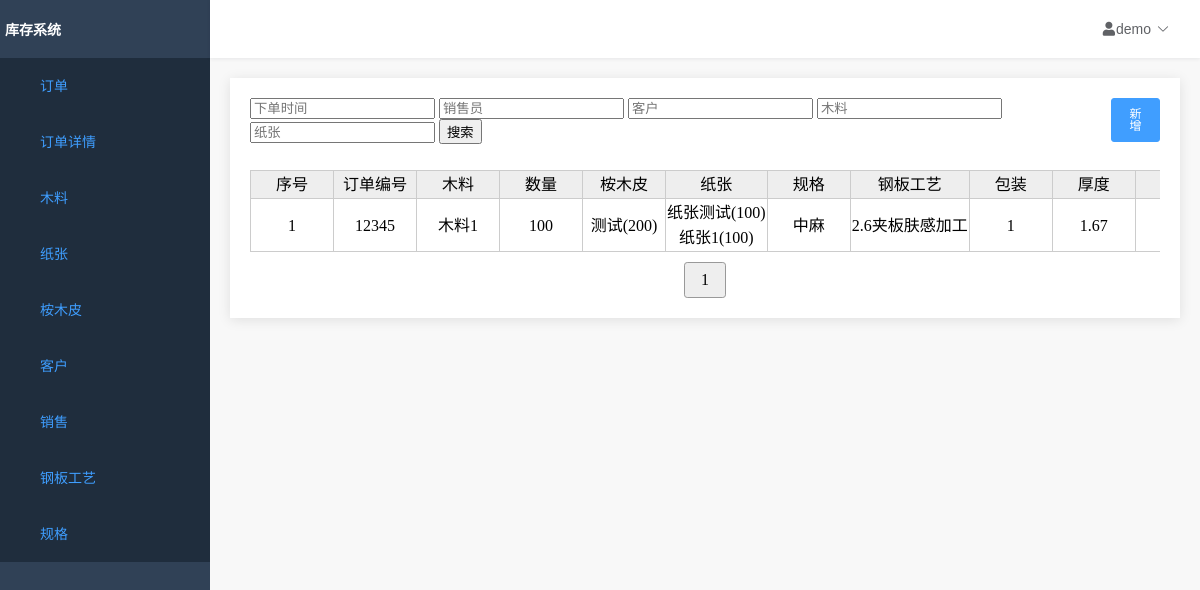
Before: /home/order/list/ with the older database file.
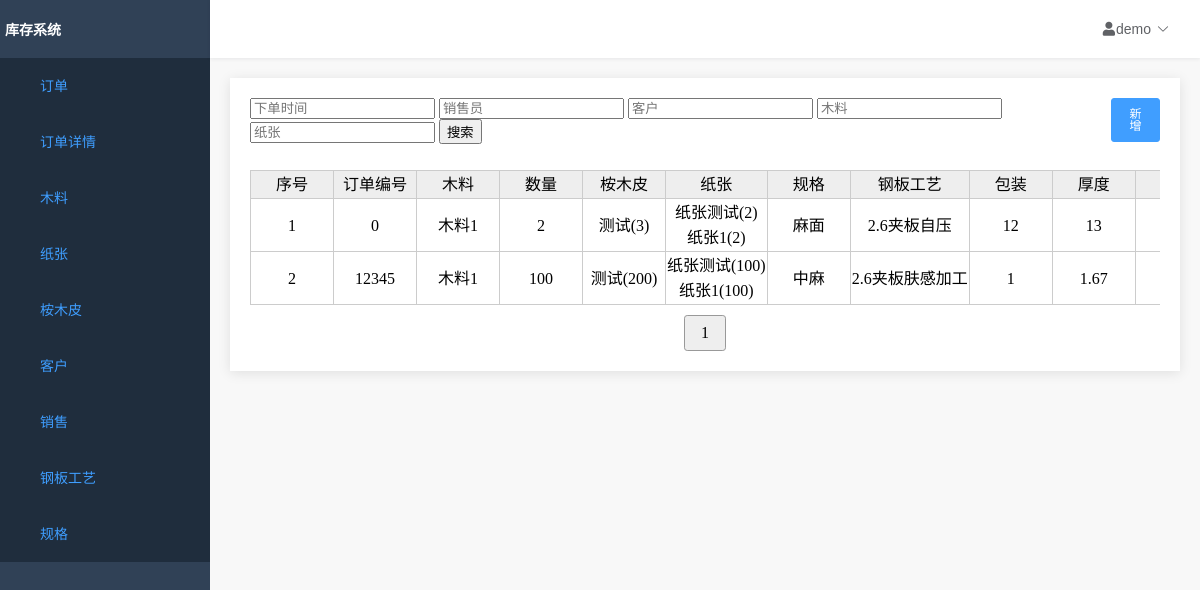
After: the same page with the newer database file.
### order/models.py (models this page shows, shortened)
class OrderModel(models.Model):
    id = models.AutoField(primary_key=True, blank=True)
    head_number = models.ForeignKey(
        OrderHeadModel,
        verbose_name='订单编号',
        on_delete=models.PROTECT, null=True)
    wood = models.ForeignKey(
        WoodModel,
        verbose_name='木料',
        on_delete=models.PROTECT)
    woodCount = models.IntegerField('木料数量', default=0)
    skin = models.ForeignKey(
        SkinModel,
        verbose_name='桉木皮',
        on_delete=models.PROTECT, null=True, blank=True)
    skinCount = models.IntegerField('桉木皮数量', default=0, blank=True)
    paper = models.ForeignKey(
        PaperModel,
        verbose_name='纸张1',
        on_delete=models.PROTECT, null=True, blank=True)
    paperCount = models.IntegerField('纸张数量', default=0, blank=True)
    other_paper = models.ForeignKey(
        PaperModel,
        verbose_name='纸张2',
        related_name='other_paper',
        on_delete=models.PROTECT, null=True, blank=True)
    other_paper_count = models.IntegerField('纸张数量', default=0, blank=True)
    technology = models.ForeignKey(
        TechnologyModel,
        verbose_name='钢板工艺',
        on_delete=models.PROTECT, null=True, blank=True)
    specifications = models.ForeignKey(
        SpecificationModel,
        verbose_name='规格',
        on_delete=models.PROTECT, null=True, blank=True)
    packaging = models.TextField('包装', max_length=64, default='', blank=True)
    thickness = models.TextField('厚度', max_length=64, default='', blank=True)
    trademark = models.TextField('商标', max_length=64, default='', blank=True)
    word = models.TextField('打字', max_length=64, default='', blank=True)
    is_grooving = models.BooleanField(
        '是否开槽', default=False, blank=False)
    is_drying = models.BooleanField(
        '是否烘干', default=False, blank=False)
    sure = models.BooleanField(
        '是否确认', default=False, blank=False)
    note = models.TextField('备注', max_length=256, default='', blank=True)
    user = models.ForeignKey(
        User,
        verbose_name='作者',
        on_delete=models.PROTECT, null=True)
    created_time = models.DateTimeField('创建时间', default=now)
    last_mod_time = models.DateTimeField('修改时间', auto_now=True)
    objects = models.Manager()

class OrderHeadModel(models.Model):
    id = models.AutoField(primary_key=True)
    order_number = models.IntegerField('订单编号', default=0)
    order_date = models.DateField('下单时间', default=now)
    delivery_date = models.DateField('交货时间', default=now)
    salesman = models.ForeignKey(
        SalesmanModel,
        verbose_name='销售员',
        on_delete=models.PROTECT, null=True)
    customer = models.ForeignKey(
        CustomerModel,
        verbose_name='厂家',
        on_delete=models.PROTECT, null=True)
    sure = models.BooleanField(
        '是否确认', default=False, blank=False, null=False)
    complete = models.BooleanField(
        '是否完成', default=False, blank=False, null=False)
    note = models.TextField('备注', max_length=256, default='')
    user = models.ForeignKey(
        User,
        verbose_name='作者',
        on_delete=models.PROTECT, null=True)
    created_time = models.DateTimeField('创建时间', default=now)
    last_mod_time = models.DateTimeField('修改时间', auto_now=True)
    objects = models.manager

### wood/models.py (models this page shows, shortened)
class WoodModel(models.Model):
    id = models.AutoField(primary_key=True)
    name = models.TextField('名称', max_length=64, unique=False, null=False)
    factory = models.TextField('厂家', max_length=64, default="")
    count = models.IntegerField('数量', default=0)
    note = models.TextField('备注', max_length=256, default='')
    enable = models.BooleanField(
        '是否使用', default=True, blank=False, null=False)
    created_time = models.DateTimeField('创建时间', default=now)
    last_mod_time = models.DateTimeField('修改时间', auto_now=True)
    objects = models.manager

### skin/models.py (models this page shows, shortened)
class SkinModel(models.Model):
    id = models.AutoField(primary_key=True)
    name = models.TextField('名称', max_length=64, unique=True, null=False)
    factory = models.TextField('厂家', max_length=64, default="")
    count = models.IntegerField('数量', default=0)
    note = models.TextField('备注', max_length=256, default='')
    enable = models.BooleanField(
        '是否使用', default=True, blank=False, null=False)
    created_time = models.DateTimeField('创建时间', default=now)
    last_mod_time = models.DateTimeField('修改时间', auto_now=True)
    objects = models.manager

### paper/models.py (models this page shows, shortened)
class PaperModel(models.Model):
    id = models.AutoField(primary_key=True)
    name = models.TextField('名称', max_length=64, unique=False, null=False)
    color = models.TextField('花色', max_length=64, default="")
    type = models.TextField('型号', max_length=64, default="")
    factory = models.TextField('厂家', max_length=64, default="")
    count = models.IntegerField('数量', default=0)
    note = models.TextField('备注', max_length=256, default='')
    enable = models.BooleanField(
        '是否使用', default=True, blank=False, null=False)
    created_time = models.DateTimeField('创建时间', default=now)
    last_mod_time = models.DateTimeField('修改时间', auto_now=True)
    objects = models.manager

### process/models.py (models this page shows, shortened)
class TechnologyModel(models.Model):
    id = models.AutoField(primary_key=True)
    name = models.TextField('名称', max_length=64, unique=False, null=False)
    note = models.TextField('备注', max_length=256, default='')
    enable = models.BooleanField(
        '是否使用', default=True, blank=False, null=False)
    created_time = models.DateTimeField('创建时间', default=now)
    last_mod_time = models.DateTimeField('修改时间', auto_now=True)
    objects = models.manager

class SpecificationModel(models.Model):
    id = models.AutoField(primary_key=True)
    name = models.TextField('名称', max_length=64, null=False)
    note = models.TextField('备注', max_length=256, default='')
    enable = models.BooleanField(
        '是否使用', default=True, blank=False, null=False)
    created_time = models.DateTimeField('创建时间', default=now)
    last_mod_time = models.DateTimeField('修改时间', auto_now=True)
    objects = models.manager

### order/views.py (the view)
# urls.py: path('list/', views.OrderListView.as_view(), name='order_list'),
class OrderListView(ListView):
    paginate_by = 10
    model = OrderModel
    template_name = 'orderlist.html'
    context_object_name = 'object_list'
    def get_queryset(self):
        return OrderModel.objects.all().order_by('-id')
    def get_context_data(self, **kwargs):
        context = super(OrderListView, self).get_context_data(**kwargs)
        return context

### InventorySystem/context_processor.py (called while the page is built)
def nav_list(request):
    func_list = []
    func_list.append(('订单', '/home/order/head/list'))
    func_list.append(('订单详情', '/home/order/list'))
    func_list.append(('木料', '/home/wood/list'))
    func_list.append(('纸张', '/home/paper/list'))
    func_list.append(('桉木皮', '/home/skin/list'))
    func_list.append(('客户', '/home/customer/list'))
    func_list.append(['销售', '/home/salesman/list'])
    func_list.append(('钢板工艺', '/home/process/technology/list'))
    func_list.append(('规格', '/home/process/specification/list'))
    return locals()

### templates/orderlist.html (shortened to what this page needs)
{% extends 'table.html' %}
{% block table %}
<div>
    <div class="top_tool_bar">
        <form method="get">
            <input type="text" name="order_date" placeholder="下单时间">
            <input type="text" name="salesman" placeholder="销售员">
            <input type="text" name="customer" placeholder="客户">
            <input type="text" name="wood" placeholder="木料">
            <input type="text" name="paper" placeholder="纸张">
            <button type="submit">
                <span>搜索</span>
            </button>
        </form>
        <div class="right_buttons">
            <a href="/home/order/add">
                <button type="button">
                    <span>新增</span>
                </button>
            </a>
        </div>
    </div>
    <div class="results" style="overflow:scroll;">
        <table id="result_list">
            <tr>
                <th scope="col" class="sortable column-id">序号</th>
                <th scope="col" class="sortable column-id">订单编号</th>
                <th scope="col" class="sortable column-name">木料</th>
                <th scope="col" class="sortable column-name">数量</th>
                <th scope="col" class="sortable column-name">桉木皮</th>
                <th scope="col" class="sortable column-name">纸张</th>
                <th scope="col" class="sortable column-name">规格</th>
                <th scope="col" class="sortable column-name">钢板工艺</th>
                <th scope="col" class="sortable column-name">包装</th>
                <th scope="col" class="sortable column-name">厚度</th>
                <th scope="col" class="sortable column-name">打字</th>
            </tr>
            {% for form in object_list %}
            <tr>
                <td>{{ forloop.counter }}</td>
                <td>{{ form.head_number.order_number }}</td>
                <td>{{ form.wood.name }}</td>
                <td>{{ form.woodCount }}</td>
                <td>{{ form.skin.name }}({{ form.skinCount }})</td>
                <td>{{ form.paper.name }}({{ form.paperCount }})
                    {% if form.other_paper %}
                    <br> {{ form.other_paper.name }}({{ form.other_paper_count }})
                    {% endif %}
                </td>
                <td>{{form.technology.name}}</td>
                <td>{{form.specifications.name}}</td>
                <td>{{form.packaging}}</td>
                <td>{{form.thickness}}</td>
                <td>{{form.trademark}}</td>
            </tr>
            {% endfor %}
        </table>
    </div>
</div>
{% endblock %}

### templates/table.html (shortened to what this page needs)
{% extends 'home.html' %}
{% load order_extras %}
{% block list %}
<div class="flex" id="content">
    {% block table %}
    {% endblock %}
    <nav aria-label="Page navigation">
        <ul class="pagination">
            {% for page in paginator.page_range %}
            {% if page == page_obj.number %}
            <li>
                <a aria-current="page"><span>{{ page }}</span></a>
            </li>
            {% else %}
            <li>
                <a href="?{% param_replace page=page %}"><span>{{ page }}</span></a>
            </li>
            {% endif %}
            {% endfor %}
        </ul>
    </nav>
</div>
{% endblock %}

### templates/home.html (shortened to what this page needs)
{% extends 'base.html' %}
{% block content %}
<div>
    <section class="el-container" style="height: 795px;">
        <aside class="el-aside menu">
            <div class="logo-wrap">
                <span>库存系统</span>
            </div>
            <ul id="menu" class="el-menu">
                {% for func in func_list %}
                <li class="el-menu-item" style="padding-left: 40px;">
                    <a href={{ func.1 }}><span>{{ func.0 }}</span></a>
                </li>
                {% endfor %}
            </ul>
        </aside>
        <section class="el-container is-vertical">
            <header class="el-header navbar" style="height: auto; font-size: 12px; padding: 10px;">
                <div class="float-wrap">
                    <div class="right">
                        <div class="el-dropdown">
                            <button type="button"
                                    class="el-button el-button--default waves-effect el-dropdown-selfdefine"
                                    aria-haspopup="list" aria-controls="dropdown-menu-6544" role="button" tabindex="0">
                                <span><i class="fas fa-user"></i>demo<i
                                        class="el-icon-arrow-down el-icon--right"></i></span>
                            </button>
                        </div>
                    </div>
                </div>
            </header>
            <main>
                {% block list %}
                {% endblock %}
            </main>
        </section>
    </section>
</div>
{% endblock %}

### templates/base.html (shortened to what this page needs)
{% load static %}
<html lang="en">
<head>
    <link rel="stylesheet" type="text/css" href="{% static '/css/base.css' %}"/>
    <link rel="stylesheet" type="text/css" href="{% static '/elementui/theme-chalk/index.css' %}"/>
    <link rel="stylesheet" type="text/css" href="{% static '/fontawesome-free-5.8.1-web/css/all.min.css' %}"/>
    <link rel="stylesheet" href="/static/css/index.css?_=3.2">
    <link rel="stylesheet" href="/static/waves/waves.min.css?_=2.1">
</head>
<body>
{% block content %}
{% endblock %}
</body>
</html>

### static/css/base.css (style rules this page uses)
#content { padding: 20px; background-color: white; margin: 20px; box-shadow: 0 2px 12px 0 rgba(0, 0, 0, 0.1); }
a:link, a:visited { color: #3f9eff; text-decoration: none; }
td, th { vertical-align: inherit; border-bottom: none; }
body, #container { background-color: #f1f1f1; }

### static/css/index.css (style rules this page uses)
html, body { padding: 0px; margin: 0px; background-color: #f8f8f8; height: 100%; overflow: hidden; }
.navbar { overflow: hidden; position: relative; background: #fff; box-shadow: 0 1px 4px rgba(0, 21, 41, 0.08); }
.navbar .el-button { border: none; background-color: inherit; }
.menu .el-menu { border-right: 0px; }
.menu, .menu .el-menu-item-group { color: #bfcbd9; background-color: #304156; }
.menu .el-menu-item { color: #bfcbd9 !important; background-color: #1f2d3d !important; }
.logo-wrap { margin: 0; color: #fff; font-weight: 600; line-height: 58px; font-size: 14px; font-family: Avenir, Helvetica Neue, Arial, Helvetica, sans-serif; vertical-align: middle; padding: 0px 5px; min-width: 200px; }
.el-button .fas, .el-button .far, .el-button .fab, .el-button .fa { width: 14px; height: 14px; }
.clearfix, .float-wrap { display: block; }
.clearfix:after, .float-wrap:after { content: "."; display: block; height: 0; clear: both; visibility: hidden; }
.float-wrap .right { float: right; }
.float-wrap span { margin-left: 10px; }
.menu { overflow-x: hidden; }

### templates/table.html (style rules this page uses)
table { width: 100%; background: #ccc; margin: 10px auto; white-space:nowrap; border-collapse: collapse; }
th,td { height: 25px; line-height: 25px; text-align: center; border: 1px solid #ccc; }
th { background: #eee; font-weight: normal; }
td { min-width:80px; max-width:100%; }
tr { background: #fff; }
nav { display: flex; justify-content: center; }
.pagination { list-style: none; margin: 0; padding: 0; display: flex; }
.pagination li { margin: 0 1px; }
.pagination a { display: block; padding: .5em 1em; border: 1px solid #999; border-radius: .2em; text-decoration: none; }
.pagination a[aria-current="page"] { background-color: #eee; }
.top_tool_bar { display:flex; flex-flow: row; }
.right_buttons { margin-left:auto }
.right_buttons button { background-color: #409EFF; color: #fff; padding: 9px 15px; font-size: 12px; border-radius: 3px; line-height: 1; border: 1px solid #409EFF; }

Changed rows visible on the page:
added OrderModel: head_number.order_number "0", wood.name "木料1", woodCount "2", skin.name "测试", skinCount "3", paper.name "纸张测试", paperCount "2", other_paper.name "纸张1", other_paper_count "2", technology.name "麻面", specifications.name "2.6夹板自压", packaging "12", thickness "13"
